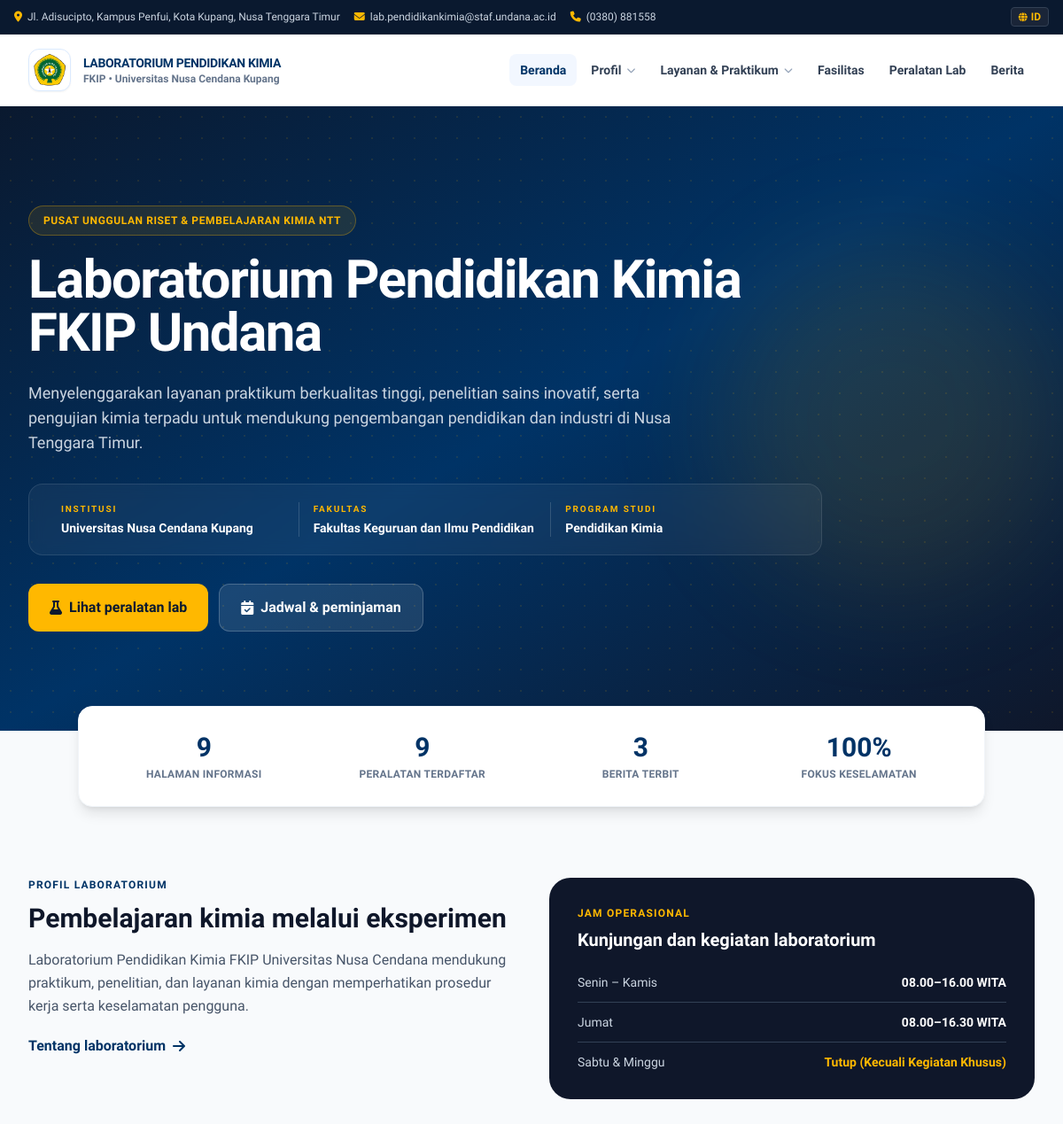
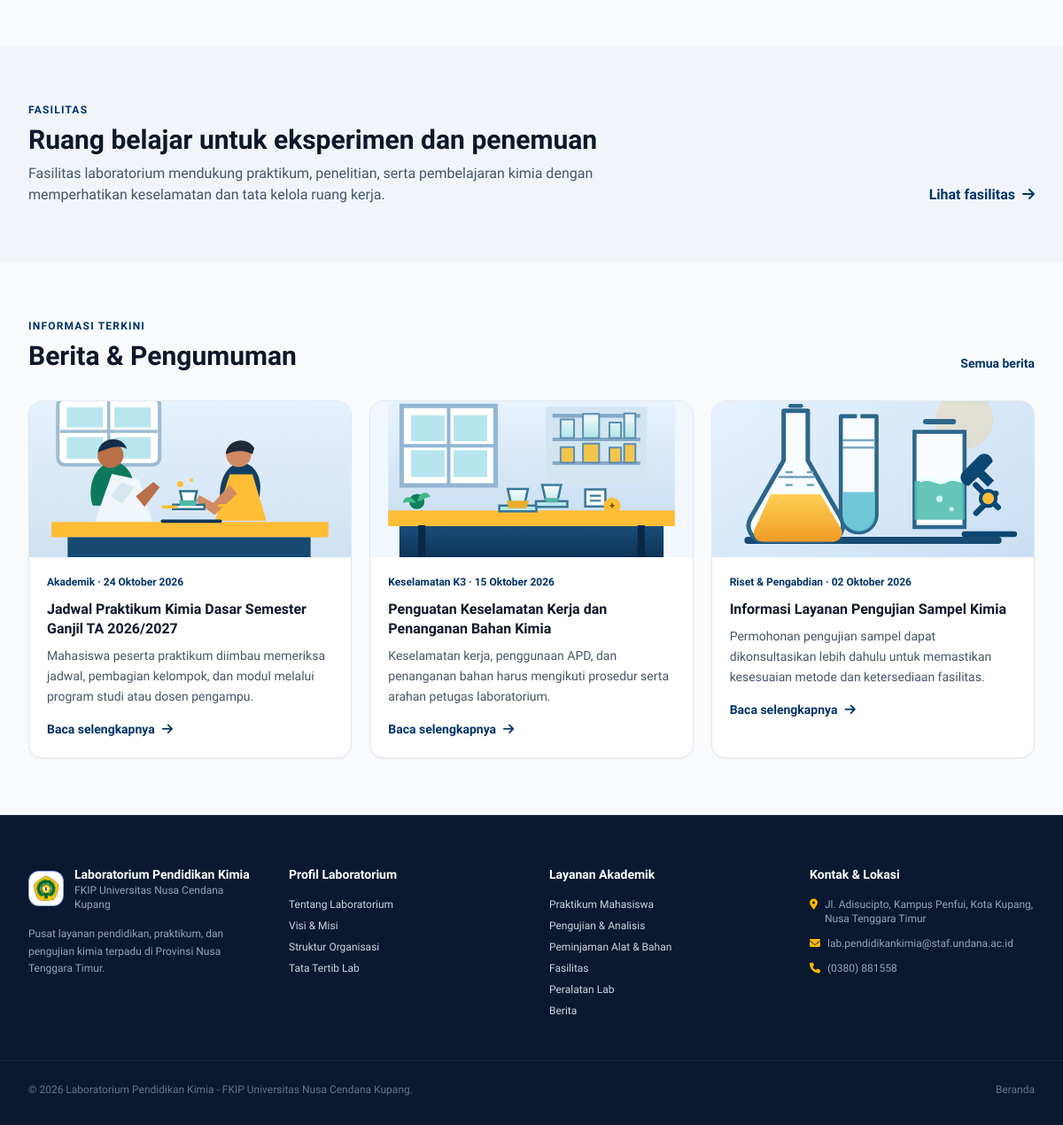
The page / on the database its author committed (2 pictures, top to bottom).
### tables this page shows
CREATE TABLE pages (
            id INTEGER PRIMARY KEY AUTOINCREMENT,
            slug TEXT NOT NULL UNIQUE,
            menu_label TEXT NOT NULL,
            nav_group TEXT NOT NULL DEFAULT "halaman",
            title TEXT NOT NULL,
            eyebrow TEXT NOT NULL DEFAULT "",
            intro TEXT NOT NULL DEFAULT "",
            body TEXT NOT NULL DEFAULT "",
            image_path TEXT NOT NULL DEFAULT "",
            published INTEGER NOT NULL DEFAULT 1,
            sort_order INTEGER NOT NULL DEFAULT 0,
            updated_at TEXT NOT NULL DEFAULT CURRENT_TIMESTAMP
        );

CREATE TABLE news (
            id INTEGER PRIMARY KEY AUTOINCREMENT,
            slug TEXT NOT NULL UNIQUE,
            title TEXT NOT NULL,
            category TEXT NOT NULL DEFAULT "",
            published_at TEXT NOT NULL DEFAULT "",
            summary TEXT NOT NULL DEFAULT "",
            body TEXT NOT NULL DEFAULT "",
            image_path TEXT NOT NULL DEFAULT "",
            published INTEGER NOT NULL DEFAULT 1,
            views INTEGER NOT NULL DEFAULT 0,
            created_at TEXT NOT NULL DEFAULT CURRENT_TIMESTAMP,
            updated_at TEXT NOT NULL DEFAULT CURRENT_TIMESTAMP
        );

### index.php (the view, shortened to what the rows shown need)
<?php
require_once __DIR__ . '/app/bootstrap.php';
$db = app_db();
$statement = $db->prepare('SELECT * FROM pages WHERE slug = ? AND published = 1 LIMIT 1');
$statement->execute(['beranda']);
$home = $statement->fetch();
$facts = [
    app_setting('institution'),
    app_setting('faculty'),
    app_setting('study_program'),
];
$latestNews = $db->query('SELECT slug, title, category, published_at, summary, image_path FROM news WHERE published = 1 ORDER BY published_at DESC, id DESC LIMIT 3')->fetchAll();
$facilities = $db->query('SELECT slug, menu_label, title, intro FROM pages WHERE slug = "fasilitas" AND published = 1')->fetch();
require __DIR__ . '/header.php';
?>
<section class="relative overflow-hidden bg-gradient-to-br from-undanaDark via-undanaBlue to-slate-900 py-16 text-white sm:py-24 lg:py-28">
    <div class="relative z-10 mx-auto max-w-7xl px-4 sm:px-6 lg:px-8">
        <div class="max-w-4xl">
            <?php if ($home['eyebrow'] !== ''): ?><p class="mb-5 inline-flex rounded-full border border-undanaGold/30 bg-undanaGold/10 px-4 py-2 text-xs font-bold uppercase tracking-wider text-undanaGold"><?= h($home['eyebrow']) ?></p><?php endif; ?>
            <h1 class="text-4xl font-extrabold tracking-tight sm:text-5xl lg:text-6xl"><?= h($home['title']) ?></h1>
            <p class="mt-6 max-w-3xl text-base leading-relaxed text-slate-300 sm:text-lg"><?= h($home['body']) ?></p>
            <div class="mt-8 grid gap-3 rounded-2xl border border-white/10 bg-white/5 p-4 backdrop-blur sm:grid-cols-3 sm:gap-0 sm:p-5">
                <?php foreach ($facts as $index => $fact): ?>
                    <div class="sm:px-4 <?= $index < count($facts) - 1 ? 'sm:border-r sm:border-white/15' : '' ?>">
                    </div>
                <?php endforeach; ?>
            </div>
            <div class="mt-8 flex flex-wrap gap-3">
                <a href="peralatan-lab.php" class="inline-flex items-center gap-2 rounded-xl bg-undanaGold px-6 py-3.5 font-bold text-undanaDark hover:bg-amber-400"><i class="fa-solid fa-flask"></i>Lihat peralatan lab</a>
                <a href="peminjaman.php" class="inline-flex items-center gap-2 rounded-xl border border-white/20 bg-white/10 px-6 py-3.5 font-bold text-white hover:bg-white/20"><i class="fa-solid fa-calendar-check"></i>Jadwal &amp; peminjaman</a>
            </div>
        </div>
    </div>
</section>
<section class="mx-auto grid max-w-7xl gap-10 px-4 py-16 sm:px-6 lg:grid-cols-2 lg:px-8 lg:py-20">
    <div>
        <h2 class="mt-3 text-2xl font-extrabold text-slate-900 sm:text-3xl">Pembelajaran kimia melalui eksperimen</h2>
    </div>
    <div class="rounded-3xl bg-slate-900 p-6 text-white sm:p-8">
        <h2 class="mt-2 text-xl font-bold">Kunjungan dan kegiatan laboratorium</h2>
    </div>
</section>
<?php if ($facilities): ?>
<section class="bg-slate-100 py-14 sm:py-16">
    <div class="mx-auto max-w-7xl px-4 sm:px-6 lg:px-8">
        <div class="flex flex-col gap-4 sm:flex-row sm:items-end sm:justify-between">
            <div><p class="text-xs font-bold uppercase tracking-widest text-undanaBlue">Fasilitas</p><h2 class="mt-2 text-2xl font-extrabold text-slate-900 sm:text-3xl"><?= h($facilities['title']) ?></h2><p class="mt-2 max-w-2xl text-slate-600"><?= h($facilities['intro']) ?></p></div>
            <a href="fasilitas.php" class="font-bold text-undanaBlue hover:underline">Lihat fasilitas<i class="fa-solid fa-arrow-right ml-2"></i></a>
        </div>
    </div>
</section>
<?php endif; ?>
<section class="mx-auto max-w-7xl px-4 py-14 sm:px-6 sm:py-16 lg:px-8">
    <div class="mb-8 flex items-end justify-between gap-4"><div><h2 class="mt-2 text-2xl font-extrabold text-slate-900 sm:text-3xl">Berita &amp; Pengumuman</h2></div></div>
    <div class="grid gap-5 md:grid-cols-3">
        <?php foreach ($latestNews as $article): ?>
            <article class="overflow-hidden rounded-2xl border border-slate-200 bg-white shadow-sm">
                <a href="berita_single.php?slug=<?= rawurlencode($article['slug']) ?>"><img src="<?= h($article['image_path']) ?>" alt="Ilustrasi <?= h($article['title']) ?>" class="h-44 w-full object-cover"></a>
                <div class="p-5"><p class="text-xs font-bold text-undanaBlue"><?= h($article['category']) ?> · <?= h($article['published_at']) ?></p><h3 class="mt-3 font-bold leading-snug text-slate-900"><a href="berita_single.php?slug=<?= rawurlencode($article['slug']) ?>" class="hover:text-undanaBlue"><?= h($article['title']) ?></a></h3><p class="mt-2 text-sm leading-relaxed text-slate-600"><?= h($article['summary']) ?></p><a href="berita_single.php?slug=<?= rawurlencode($article['slug']) ?>" class="mt-4 inline-flex items-center gap-2 text-sm font-bold text-undanaBlue">Baca selengkapnya<i class="fa-solid fa-arrow-right"></i></a></div>
            </article>
        <?php endforeach; ?>
    </div>
</section>
<?php require __DIR__ . '/footer.php'; ?>

### header.php (shortened to what the rows shown need)
<?php
require_once __DIR__ . '/app/bootstrap.php';
$currentPage = basename($_SERVER['PHP_SELF']);
$publicPages = app_db()->query('SELECT slug, menu_label, nav_group FROM pages WHERE published = 1 AND slug != "beranda" ORDER BY sort_order, menu_label')->fetchAll();
?>
<!DOCTYPE html>
<html lang="id">
<head>
    <script src="https://cdn.tailwindcss.com"></script>
    <link rel="stylesheet" href="https://cdnjs.cloudflare.com/ajax/libs/font-awesome/6.4.0/css/all.min.css">
</head>
<body class="bg-slate-50 text-slate-800 antialiased selection:bg-undanaGold selection:text-undanaDark">
    <header class="sticky top-0 z-50 bg-white/95 backdrop-blur-md shadow-sm border-b border-slate-100">
        <div class="max-w-7xl mx-auto px-4 sm:px-6 lg:px-8 min-h-20 py-3 flex items-center justify-between gap-3">
            <nav aria-label="Navigasi utama" class="hidden lg:flex items-center gap-1">
                <a href="index.php" class="px-3 py-2 text-sm font-semibold rounded-lg <?= $currentPage === 'index.php' ? 'text-undanaBlue bg-blue-50/80' : 'text-slate-700 hover:text-undanaBlue hover:bg-slate-50' ?>">Beranda</a>
                <div class="relative group">
                    <button type="button" class="flex items-center gap-1.5 px-3 py-2 text-sm font-semibold text-slate-700 hover:text-undanaBlue hover:bg-slate-50 rounded-lg">
                    </button>
                </div>
                <div class="relative group">
                    <button type="button" class="flex items-center gap-1.5 px-3 py-2 text-sm font-semibold text-slate-700 hover:text-undanaBlue hover:bg-slate-50 rounded-lg">
                    </button>
                </div>
                <?php $facilityPage = array_values(array_filter($publicPages, function ($page) { return $page['slug'] === 'fasilitas'; })); ?>
                <?php if ($facilityPage): ?><a href="<?= h(public_page_path($facilityPage[0]['slug'])) ?>" class="px-3 py-2 text-sm font-semibold rounded-lg <?= $currentPage === 'fasilitas.php' ? 'text-undanaBlue bg-blue-50/80' : 'text-slate-700 hover:text-undanaBlue hover:bg-slate-50' ?>"><?= h($facilityPage[0]['menu_label']) ?></a><?php endif; ?>
                <a href="peralatan-lab.php" class="px-3 py-2 text-sm font-semibold rounded-lg <?= $currentPage === 'peralatan-lab.php' ? 'text-undanaBlue bg-blue-50/80' : 'text-slate-700 hover:text-undanaBlue hover:bg-slate-50' ?>">Peralatan Lab</a>
                <a href="berita.php" class="px-3 py-2 text-sm font-semibold rounded-lg <?= $currentPage === 'berita.php' ? 'text-undanaBlue bg-blue-50/80' : 'text-slate-700 hover:text-undanaBlue hover:bg-slate-50' ?>">Berita</a>
            </nav>
        </div>
    </header>
    <main>

### footer.php (shortened to what the rows shown need)
<?php
$footerPages = app_db()->query('SELECT slug, menu_label, nav_group FROM pages WHERE published = 1 AND nav_group IN ("profil", "layanan") ORDER BY sort_order, menu_label')->fetchAll();
$footerProfilePages = array_values(array_filter($footerPages, function ($page) { return $page['nav_group'] === 'profil'; }));
$footerServicePages = array_values(array_filter($footerPages, function ($page) { return $page['nav_group'] === 'layanan'; }));
?>
    </main>
    <footer class="bg-undanaDark text-slate-300 pt-14 pb-8 border-t border-slate-800">
        <div class="max-w-7xl mx-auto px-4 sm:px-6 lg:px-8 grid grid-cols-1 sm:grid-cols-2 lg:grid-cols-4 gap-10 mb-12">
            <div class="space-y-4">
                <div class="flex items-center gap-3">
                    <div>
                        <h2 class="text-white font-bold text-sm"><?= h(app_setting('brand_name', 'Laboratorium Pendidikan Kimia')) ?></h2>
                    </div>
                </div>
            </div>
            <div>
                <h2 class="text-white font-bold text-sm mb-4">Profil Laboratorium</h2>
                <ul class="space-y-2 text-xs">
                    <?php foreach ($footerProfilePages as $page): ?><li><a href="<?= h(public_page_path($page['slug'])) ?>" class="hover:text-undanaGold"><?= h($page['menu_label']) ?></a></li><?php endforeach; ?>
                </ul>
            </div>
            <div>
                <h2 class="text-white font-bold text-sm mb-4">Layanan Akademik</h2>
                <ul class="space-y-2 text-xs">
                    <?php foreach ($footerServicePages as $page): ?><li><a href="<?= h(public_page_path($page['slug'])) ?>" class="hover:text-undanaGold"><?= h($page['menu_label']) ?></a></li><?php endforeach; ?>
                    <li><a href="fasilitas.php" class="hover:text-undanaGold"><?= h((app_db()->query('SELECT menu_label FROM pages WHERE slug = "fasilitas" AND published = 1')->fetchColumn()) ?: 'Fasilitas') ?></a></li>
                </ul>
            </div>
            <div>
                <h2 class="text-white font-bold text-sm mb-4">Kontak &amp; Lokasi</h2>
            </div>
        </div>
    </footer>
</body>
</html>

### rows shown on the page
pages: menu_label "Fasilitas", title "Ruang belajar untuk eksperimen dan penemuan", intro "Fasilitas laboratorium mendukung praktikum, penelitian, serta pembelajaran kimia dengan memperhatikan keselamatan dan tata kelola ruang kerja."
pages: eyebrow "PUSAT UNGGULAN RISET & PEMBELAJARAN KIMIA NTT", title "Laboratorium Pendidikan Kimia FKIP Undana", body "Menyelenggarakan layanan praktikum berkualitas tinggi, penelitian sains inovatif, serta pengujian kimia terpadu untuk mendukung pengembangan pendidikan dan industri di Nusa Tenggara Timur."
news: image_path (picture), category "Akademik", published_at "24 Oktober 2026", title "Jadwal Praktikum Kimia Dasar Semester Ganjil TA 2026/2027", summary "Mahasiswa peserta praktikum diimbau memeriksa jadwal, pembagian kelompok, dan modul melalui program studi atau dosen pengampu."
news: image_path (picture), category "Keselamatan K3", published_at "15 Oktober 2026", title "Penguatan Keselamatan Kerja dan Penanganan Bahan Kimia", summary "Keselamatan kerja, penggunaan APD, dan penanganan bahan harus mengikuti prosedur serta arahan petugas laboratorium."
news: image_path (picture), category "Riset & Pengabdian", published_at "02 Oktober 2026", title "Informasi Layanan Pengujian Sampel Kimia", summary "Permohonan pengujian sampel dapat dikonsultasikan lebih dahulu untuk memastikan kesesuaian metode dan ketersediaan fasilitas."
pages: menu_label "Tentang Laboratorium"
pages: menu_label "Visi & Misi"
pages: menu_label "Struktur Organisasi"
pages: menu_label "Tata Tertib Lab"
pages: menu_label "Praktikum Mahasiswa"
pages: menu_label "Pengujian & Analisis"
pages: menu_label "Peminjaman Alat & Bahan"

### other values the page prints
$siteSettings['address'] "Jl. Adisucipto, Kampus Penfui, Kota Kupang, Nusa Tenggara Timur"
$siteSettings['email'] "lab.pendidikankimia@staf.undana.ac.id"
$siteSettings['phone'] "(0380) 881558"
$siteSettings['brand_name'] "LABORATORIUM PENDIDIKAN KIMIA"
$siteSettings['institution'] "Universitas Nusa Cendana Kupang"
$fact "Universitas Nusa Cendana Kupang"
$fact "Fakultas Keguruan dan Ilmu Pendidikan"
$fact "Pendidikan Kimia"
$stat[0] "9"
$stat[1] "HALAMAN INFORMASI"
$stat[1] "PERALATAN TERDAFTAR"
$stat[0] "3"
$stat[1] "BERITA TERBIT"
$stat[0] "100%"
$stat[1] "FOKUS KESELAMATAN"
